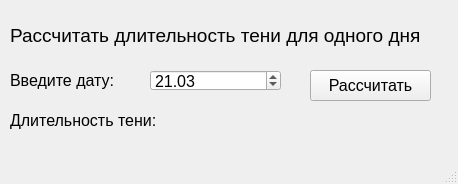
<?xml version="1.0" encoding="UTF-8"?>
<ui version="4.0">
 <class>ShadowDurationOneDay</class>
 <widget class="QMainWindow" name="ShadowDurationOneDay">
  <property name="geometry">
   <rect>
    <x>0</x>
    <y>0</y>
    <width>458</width>
    <height>184</height>
   </rect>
  </property>
  <property name="windowTitle">
   <string>MainWindow</string>
  </property>
  <widget class="QWidget" name="centralwidget">
   <widget class="QLabel" name="label_3">
    <property name="geometry">
     <rect>
      <x>10</x>
      <y>110</y>
      <width>161</width>
      <height>21</height>
     </rect>
    </property>
    <property name="font">
     <font>
      <pointsize>12</pointsize>
     </font>
    </property>
    <property name="text">
     <string>Длительность тени:</string>
    </property>
   </widget>
   <widget class="QDateEdit" name="dateEdit">
    <property name="geometry">
     <rect>
      <x>150</x>
      <y>70</y>
      <width>131</width>
      <height>21</height>
     </rect>
    </property>
    <property name="font">
     <font>
      <pointsize>12</pointsize>
     </font>
    </property>
    <property name="dateTime">
     <datetime>
      <hour>0</hour>
      <minute>0</minute>
      <second>0</second>
      <year>2023</year>
      <month>3</month>
      <day>21</day>
     </datetime>
    </property>
    <property name="maximumDateTime">
     <datetime>
      <hour>23</hour>
      <minute>59</minute>
      <second>59</second>
      <year>2023</year>
      <month>12</month>
      <day>31</day>
     </datetime>
    </property>
    <property name="minimumDateTime">
     <datetime>
      <hour>0</hour>
      <minute>0</minute>
      <second>0</second>
      <year>2023</year>
      <month>1</month>
      <day>1</day>
     </datetime>
    </property>
    <property name="displayFormat">
     <string>dd.MM</string>
    </property>
   </widget>
   <widget class="QLabel" name="label_2">
    <property name="geometry">
     <rect>
      <x>10</x>
      <y>70</y>
      <width>121</width>
      <height>21</height>
     </rect>
    </property>
    <property name="font">
     <font>
      <pointsize>12</pointsize>
     </font>
    </property>
    <property name="text">
     <string>Введите дату:</string>
    </property>
   </widget>
   <widget class="QLabel" name="label_4">
    <property name="geometry">
     <rect>
      <x>190</x>
      <y>110</y>
      <width>241</width>
      <height>21</height>
     </rect>
    </property>
    <property name="font">
     <font>
      <pointsize>12</pointsize>
     </font>
    </property>
    <property name="text">
     <string/>
    </property>
   </widget>
   <widget class="QLabel" name="label">
    <property name="geometry">
     <rect>
      <x>10</x>
      <y>20</y>
      <width>421</width>
      <height>31</height>
     </rect>
    </property>
    <property name="font">
     <font>
      <pointsize>14</pointsize>
     </font>
    </property>
    <property name="text">
     <string>Рассчитать длительность тени для одного дня</string>
    </property>
   </widget>
   <widget class="QPushButton" name="pushButton">
    <property name="geometry">
     <rect>
      <x>310</x>
      <y>70</y>
      <width>121</width>
      <height>31</height>
     </rect>
    </property>
    <property name="font">
     <font>
      <pointsize>12</pointsize>
     </font>
    </property>
    <property name="text">
     <string>Рассчитать</string>
    </property>
   </widget>
  </widget>
  <widget class="QMenuBar" name="menubar">
   <property name="geometry">
    <rect>
     <x>0</x>
     <y>0</y>
     <width>458</width>
     <height>20</height>
    </rect>
   </property>
  </widget>
  <widget class="QStatusBar" name="statusbar"/>
 </widget>
 <resources/>
 <connections/>
</ui>
